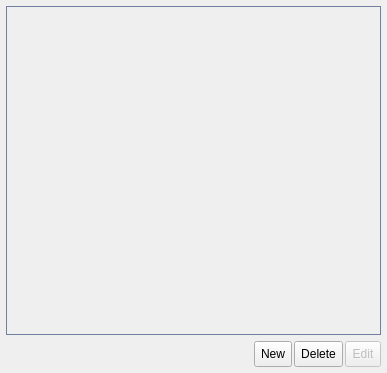
<?xml version="1.0" encoding="UTF-8"?>
<ui version="4.0">
 <class>conferencelist</class>
 <widget class="QWidget" name="conferencelist">
  <property name="geometry">
   <rect>
    <x>0</x>
    <y>0</y>
    <width>387</width>
    <height>373</height>
   </rect>
  </property>
  <property name="windowTitle">
   <string>Accounts</string>
  </property>
  <property name="windowIcon">
   <iconset>
    <normaloff>accountlist_title.png</normaloff>accountlist_title.png</iconset>
  </property>
  <property name="_yate_window" stdset="0">
   <bool>true</bool>
  </property>
  <layout class="QVBoxLayout">
   <property name="spacing">
    <number>0</number>
   </property>
   <property name="margin">
    <number>0</number>
   </property>
   <item>
    <layout class="QVBoxLayout">
     <property name="spacing">
      <number>6</number>
     </property>
     <property name="margin">
      <number>6</number>
     </property>
     <item>
      <widget class="QFrame" name="frame_conference">
       <property name="sizePolicy">
        <sizepolicy hsizetype="Expanding" vsizetype="Expanding">
         <horstretch>0</horstretch>
         <verstretch>0</verstretch>
        </sizepolicy>
       </property>
       <property name="styleSheet">
        <string>QFrame#frame_conference{
  border: 1px solid #717fa0;
}
</string>
       </property>
       <property name="_yate_uiwidget" stdset="0">
        <bool>true</bool>
       </property>
       <property name="_yate_uiwidget_name" stdset="0">
        <string>conferences</string>
       </property>
       <property name="_yate_uiwidget_class" stdset="0">
        <string>QtCustomTree</string>
       </property>
       <property name="_yate_uiwidget_params" stdset="0">
        <stringlist>
         <string>property:_yate_save_props=_yate_sorting,_yate_col_widths</string>
         <string>property:tabKeyNavigation=false</string>
         <string>property:sortingEnabled=false</string>
         <string>property:allColumnsShowFocus=true</string>
         <string>property:_yate_horizontalheader=true</string>
         <string>property:_yate_notifyonenterpressed=true</string>
         <string>property:_yate_notifyitemchanged=true</string>
         <string>property:_yate_sorting=time,false</string>
         <string>property:_yate_itemheight=24</string>
         <string>columns=Enabled,Conference,Status</string>
         <string>columns.check=enabled</string>
         <string>columns.width=80</string>
         <string>columns.resize=contents</string>
         <string>griddraw_right_color=#e3e6e9</string>
         <string>griddraw_bottom_color=#a9c2c2</string>
        </stringlist>
       </property>
      </widget>
     </item>
     <item>
      <layout class="QHBoxLayout">
       <property name="spacing">
        <number>2</number>
       </property>
       <item>
        <spacer>
         <property name="orientation">
          <enum>Qt::Horizontal</enum>
         </property>
         <property name="sizeHint" stdset="0">
          <size>
           <width>40</width>
           <height>20</height>
          </size>
         </property>
        </spacer>
       </item>
       <item>
        <widget class="QToolButton" name="conf_new">
         <property name="sizePolicy">
          <sizepolicy hsizetype="Minimum" vsizetype="Fixed">
           <horstretch>0</horstretch>
           <verstretch>0</verstretch>
          </sizepolicy>
         </property>
         <property name="minimumSize">
          <size>
           <width>0</width>
           <height>26</height>
          </size>
         </property>
         <property name="maximumSize">
          <size>
           <width>16777215</width>
           <height>26</height>
          </size>
         </property>
         <property name="toolTip">
          <string>Create a new conference</string>
         </property>
         <property name="text">
          <string>New</string>
         </property>
         <property name="icon">
          <iconset>
           <normaloff>add.png</normaloff>add.png</iconset>
         </property>
         <property name="toolButtonStyle">
          <enum>Qt::ToolButtonTextBesideIcon</enum>
         </property>
         <property name="_yate_normal_icon" stdset="0">
          <string>add.png</string>
         </property>
         <property name="_yate_pressed_icon" stdset="0">
          <string>add_pressed.png</string>
         </property>
         <property name="_yate_hover_icon" stdset="0">
          <string>add_hover.png</string>
         </property>
        </widget>
       </item>
       <item>
        <widget class="QToolButton" name="conf_del">
         <property name="enabled">
          <bool>true</bool>
         </property>
         <property name="sizePolicy">
          <sizepolicy hsizetype="Minimum" vsizetype="Fixed">
           <horstretch>0</horstretch>
           <verstretch>0</verstretch>
          </sizepolicy>
         </property>
         <property name="minimumSize">
          <size>
           <width>0</width>
           <height>26</height>
          </size>
         </property>
         <property name="maximumSize">
          <size>
           <width>16777215</width>
           <height>26</height>
          </size>
         </property>
         <property name="toolTip">
          <string>Delete the conference</string>
         </property>
         <property name="text">
          <string>Delete</string>
         </property>
         <property name="icon">
          <iconset>
           <normaloff>delete.png</normaloff>delete.png</iconset>
         </property>
         <property name="toolButtonStyle">
          <enum>Qt::ToolButtonTextBesideIcon</enum>
         </property>
         <property name="_yate_identity" stdset="0">
          <string>deleteselecteditem:conferences:</string>
         </property>
         <property name="_yate_normal_icon" stdset="0">
          <string>delete.png</string>
         </property>
         <property name="_yate_pressed_icon" stdset="0">
          <string>delete_pressed.png</string>
         </property>
         <property name="_yate_hover_icon" stdset="0">
          <string>delete_hover.png</string>
         </property>
        </widget>
       </item>
       <item>
        <widget class="QToolButton" name="conf_edit">
         <property name="enabled">
          <bool>false</bool>
         </property>
         <property name="sizePolicy">
          <sizepolicy hsizetype="Minimum" vsizetype="Fixed">
           <horstretch>0</horstretch>
           <verstretch>0</verstretch>
          </sizepolicy>
         </property>
         <property name="minimumSize">
          <size>
           <width>0</width>
           <height>26</height>
          </size>
         </property>
         <property name="maximumSize">
          <size>
           <width>16777215</width>
           <height>26</height>
          </size>
         </property>
         <property name="toolTip">
          <string>Edit the selected conference</string>
         </property>
         <property name="text">
          <string>Edit</string>
         </property>
         <property name="icon">
          <iconset>
           <normaloff>edit.png</normaloff>edit.png</iconset>
         </property>
         <property name="toolButtonStyle">
          <enum>Qt::ToolButtonTextBesideIcon</enum>
         </property>
         <property name="_yate_normal_icon" stdset="0">
          <string>edit.png</string>
         </property>
         <property name="_yate_pressed_icon" stdset="0">
          <string>edit_pressed.png</string>
         </property>
         <property name="_yate_hover_icon" stdset="0">
          <string>edit_hover.png</string>
         </property>
        </widget>
       </item>
      </layout>
     </item>
    </layout>
   </item>
  </layout>
 </widget>
 <resources/>
 <connections/>
</ui>
